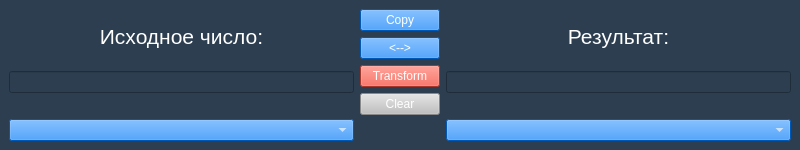
<?xml version="1.0" encoding="UTF-8"?>
<ui version="4.0">
 <class>MainWindow</class>
 <widget class="QMainWindow" name="MainWindow">
  <property name="enabled">
   <bool>true</bool>
  </property>
  <property name="geometry">
   <rect>
    <x>0</x>
    <y>0</y>
    <width>800</width>
    <height>150</height>
   </rect>
  </property>
  <property name="sizePolicy">
   <sizepolicy hsizetype="Preferred" vsizetype="Preferred">
    <horstretch>0</horstretch>
    <verstretch>0</verstretch>
   </sizepolicy>
  </property>
  <property name="minimumSize">
   <size>
    <width>0</width>
    <height>0</height>
   </size>
  </property>
  <property name="maximumSize">
   <size>
    <width>2000</width>
    <height>2000</height>
   </size>
  </property>
  <property name="windowTitle">
   <string>MainWindow</string>
  </property>
  <property name="autoFillBackground">
   <bool>false</bool>
  </property>
  <property name="styleSheet">
   <string notr="true">background: #2C3E50</string>
  </property>
  <widget class="QWidget" name="centralwidget">
   <layout class="QHBoxLayout" name="horizontalLayout">
    <item>
     <layout class="QVBoxLayout" name="enterLayout">
      <item>
       <spacer name="verticalSpacer_3">
        <property name="orientation">
         <enum>Qt::Vertical</enum>
        </property>
        <property name="sizeHint" stdset="0">
         <size>
          <width>20</width>
          <height>40</height>
         </size>
        </property>
       </spacer>
      </item>
      <item>
       <widget class="QLabel" name="entryLabel">
        <property name="sizePolicy">
         <sizepolicy hsizetype="Preferred" vsizetype="Preferred">
          <horstretch>0</horstretch>
          <verstretch>0</verstretch>
         </sizepolicy>
        </property>
        <property name="font">
         <font>
          <pointsize>16</pointsize>
         </font>
        </property>
        <property name="styleSheet">
         <string notr="true">color: #FFFFFF;</string>
        </property>
        <property name="text">
         <string>Исходное число:</string>
        </property>
        <property name="alignment">
         <set>Qt::AlignCenter</set>
        </property>
        <property name="wordWrap">
         <bool>true</bool>
        </property>
       </widget>
      </item>
      <item>
       <spacer name="verticalSpacer_2">
        <property name="orientation">
         <enum>Qt::Vertical</enum>
        </property>
        <property name="sizeHint" stdset="0">
         <size>
          <width>20</width>
          <height>40</height>
         </size>
        </property>
       </spacer>
      </item>
      <item>
       <widget class="QLineEdit" name="entryLine">
        <property name="styleSheet">
         <string notr="true">color: #FFFFFF</string>
        </property>
       </widget>
      </item>
      <item>
       <widget class="QLabel" name="errorLabel">
        <property name="sizePolicy">
         <sizepolicy hsizetype="Preferred" vsizetype="Preferred">
          <horstretch>0</horstretch>
          <verstretch>0</verstretch>
         </sizepolicy>
        </property>
        <property name="text">
         <string/>
        </property>
        <property name="alignment">
         <set>Qt::AlignCenter</set>
        </property>
        <property name="wordWrap">
         <bool>true</bool>
        </property>
       </widget>
      </item>
      <item>
       <widget class="QComboBox" name="comboBoxFrom">
        <property name="styleSheet">
         <string notr="true">background: #007BFF;
color: #FFFFFF</string>
        </property>
       </widget>
      </item>
     </layout>
    </item>
    <item>
     <layout class="QVBoxLayout" name="verticalLayout">
      <item>
       <widget class="QPushButton" name="copyButton">
        <property name="styleSheet">
         <string notr="true">background-color: #007BFF; color: #FFFFFF</string>
        </property>
        <property name="text">
         <string>Copy</string>
        </property>
       </widget>
      </item>
      <item>
       <widget class="QPushButton" name="swapButton">
        <property name="styleSheet">
         <string notr="true">color: #FFFFFF; background: #007BFF</string>
        </property>
        <property name="text">
         <string>&lt;--&gt;</string>
        </property>
       </widget>
      </item>
      <item>
       <widget class="QPushButton" name="pushButton">
        <property name="styleSheet">
         <string notr="true">background: #E74C3C;
color: #FFFFFF;</string>
        </property>
        <property name="text">
         <string>Transform</string>
        </property>
       </widget>
      </item>
      <item>
       <widget class="QPushButton" name="clearButton">
        <property name="styleSheet">
         <string notr="true">color: #FFFFFF;
background: #C0C0C0;</string>
        </property>
        <property name="text">
         <string>Clear</string>
        </property>
       </widget>
      </item>
      <item>
       <spacer name="verticalSpacer">
        <property name="orientation">
         <enum>Qt::Vertical</enum>
        </property>
        <property name="sizeHint" stdset="0">
         <size>
          <width>20</width>
          <height>40</height>
         </size>
        </property>
       </spacer>
      </item>
     </layout>
    </item>
    <item>
     <layout class="QVBoxLayout" name="verticalLayout_2">
      <item>
       <spacer name="verticalSpacer_4">
        <property name="orientation">
         <enum>Qt::Vertical</enum>
        </property>
        <property name="sizeHint" stdset="0">
         <size>
          <width>20</width>
          <height>40</height>
         </size>
        </property>
       </spacer>
      </item>
      <item>
       <widget class="QLabel" name="ouyputLabel">
        <property name="font">
         <font>
          <pointsize>16</pointsize>
         </font>
        </property>
        <property name="styleSheet">
         <string notr="true">color: #FFFFFF;</string>
        </property>
        <property name="text">
         <string>Результат:</string>
        </property>
        <property name="alignment">
         <set>Qt::AlignCenter</set>
        </property>
       </widget>
      </item>
      <item>
       <spacer name="verticalSpacer_5">
        <property name="orientation">
         <enum>Qt::Vertical</enum>
        </property>
        <property name="sizeHint" stdset="0">
         <size>
          <width>20</width>
          <height>40</height>
         </size>
        </property>
       </spacer>
      </item>
      <item>
       <widget class="QLineEdit" name="outputLine">
        <property name="styleSheet">
         <string notr="true">color: #FFFFFF</string>
        </property>
        <property name="readOnly">
         <bool>true</bool>
        </property>
       </widget>
      </item>
      <item>
       <widget class="QLabel" name="label_2">
        <property name="enabled">
         <bool>true</bool>
        </property>
        <property name="sizePolicy">
         <sizepolicy hsizetype="Preferred" vsizetype="Minimum">
          <horstretch>0</horstretch>
          <verstretch>0</verstretch>
         </sizepolicy>
        </property>
        <property name="text">
         <string/>
        </property>
       </widget>
      </item>
      <item>
       <widget class="QComboBox" name="comboBoxTo">
        <property name="styleSheet">
         <string notr="true">background: #007BFF;
color: #FFFFFF</string>
        </property>
       </widget>
      </item>
     </layout>
    </item>
   </layout>
  </widget>
 </widget>
 <resources/>
 <connections/>
</ui>
